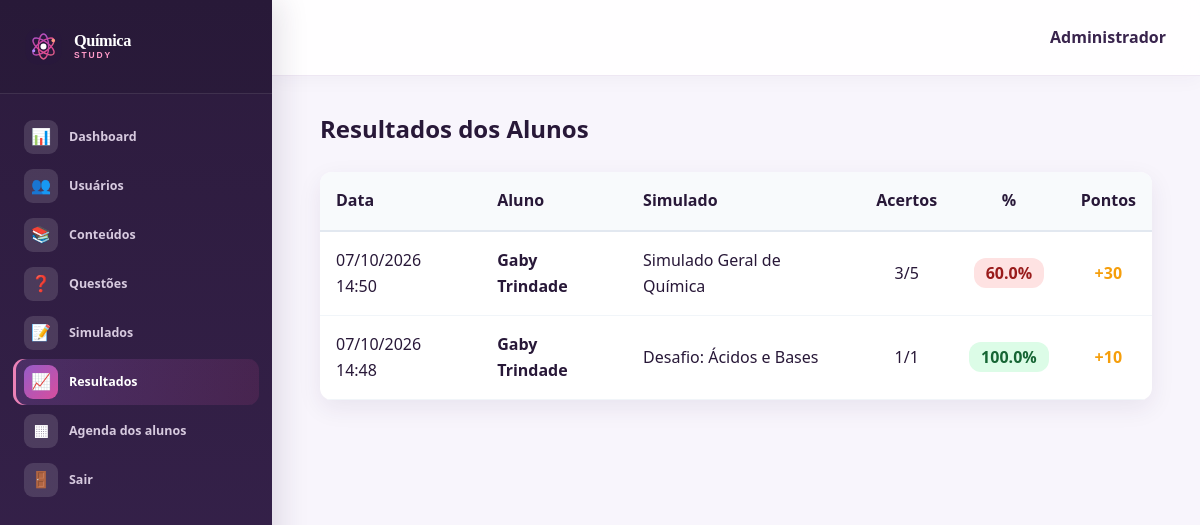
/admin/resultados.php (signed in), run on the app's committed database.
### tables this page shows
CREATE TABLE `historico_simulados` (
  `id` int(11) NOT NULL,
  `usuario_id` int(11) NOT NULL,
  `simulado_id` int(11) NOT NULL,
  `acertos` int(11) NOT NULL,
  `erros` int(11) NOT NULL,
  `total_questoes` int(11) NOT NULL,
  `porcentagem` decimal(5,2) NOT NULL,
  `pontuacao` int(11) NOT NULL,
  `realizado_em` timestamp NOT NULL DEFAULT current_timestamp()
);

CREATE TABLE `usuarios` (
  `id` int(11) NOT NULL,
  `nome` varchar(100) NOT NULL,
  `email` varchar(100) NOT NULL,
  `senha` varchar(255) NOT NULL,
  `tipo` enum('aluno','admin') DEFAULT 'aluno',
  `pontos` int(11) DEFAULT 0,
  `criado_em` timestamp NOT NULL DEFAULT current_timestamp(),
  `avatar_key` varchar(20) NOT NULL DEFAULT 'atom',
  `foto_perfil` varchar(255) DEFAULT NULL
);

CREATE TABLE `simulados` (
  `id` int(11) NOT NULL,
  `titulo` varchar(150) NOT NULL,
  `descricao` text DEFAULT NULL,
  `conteudo_id` int(11) DEFAULT NULL,
  `criado_em` timestamp NOT NULL DEFAULT current_timestamp()
);

### includes/funcoes.php (called while the page is built, shortened)
<?php
function escape($string) {
    return htmlspecialchars($string, ENT_QUOTES, 'UTF-8');
}
?>

### admin/resultados.php (the view, shortened to what this page needs)
<?php
require_once '../includes/admin_auth.php';
$resultados = $pdo->query("
    SELECT h.*, u.nome as aluno_nome, s.titulo as simulado_titulo
    FROM historico_simulados h
    JOIN usuarios u ON h.usuario_id = u.id
    JOIN simulados s ON h.simulado_id = s.id
    ORDER BY h.realizado_em DESC
    LIMIT 100
")->fetchAll();
?>
<!DOCTYPE html>
<html lang="pt-BR">
<head>
    <link rel="stylesheet" href="../css/style.css?v=20261010-teacher">
    <link rel="stylesheet" href="../css/dashboard.css?v=20261010-teacher">
</head>
<body class="dashboard-body">
    <div class="app-container">
        <aside class="sidebar">
            <div class="sidebar-header"><a href="dashboard.php" class="logo brand-logo"><img src="../assets/logo-chem.svg" alt=""><span class="brand-name">Química<span>STUDY</span></span></a></div>
            <nav class="sidebar-nav">
                <a href="dashboard.php" class="nav-item"><span class="icon">📊</span> Dashboard</a>
                <a href="usuarios.php" class="nav-item"><span class="icon">👥</span> Usuários</a>
                <a href="conteudos.php" class="nav-item"><span class="icon">📚</span> Conteúdos</a>
                <a href="questoes.php" class="nav-item"><span class="icon">❓</span> Questões</a>
                <a href="simulados.php" class="nav-item"><span class="icon">📝</span> Simulados</a>
                <a href="resultados.php" class="nav-item active"><span class="icon">📈</span> Resultados</a><a href="agenda.php" class="nav-item"><span class="icon">▦</span> Agenda dos alunos</a>
                <a href="../logout.php" class="nav-item logout"><span class="icon">🚪</span> Sair</a>
            </nav>
        </aside>
        <main class="main-content">
            <header class="topbar"><div class="user-info"><span class="user-name">Administrador</span></div></header>
            <div class="content-wrapper">
                <h2 style="margin-bottom: 24px;">Resultados dos Alunos</h2>
                <?php if (empty($resultados)): ?>
                    <div class="alert" style="background: #f1f5f9; color: #64748b;">Nenhum resultado registrado ainda.</div>
                <?php else: ?>
                    <div style="background: white; border-radius: 12px; overflow: hidden; box-shadow: var(--shadow);">
                        <table style="width: 100%; border-collapse: collapse;">
                            <thead style="background: #f8fafc; border-bottom: 2px solid #e2e8f0;">
                                <tr>
                                    <th style="padding: 16px; text-align: left;">Data</th>
                                    <th style="padding: 16px; text-align: left;">Aluno</th>
                                    <th style="padding: 16px; text-align: left;">Simulado</th>
                                    <th style="padding: 16px; text-align: center;">Acertos</th>
                                    <th style="padding: 16px; text-align: center;">%</th>
                                    <th style="padding: 16px; text-align: center;">Pontos</th>
                                </tr>
                            </thead>
                            <tbody>
                                <?php foreach ($resultados as $r): ?>
                                    <tr style="border-bottom: 1px solid #f1f5f9;">
                                        <td style="padding: 16px;"><?= date('d/m/Y H:i', strtotime($r['realizado_em'])) ?></td>
                                        <td style="padding: 16px; font-weight: 600;"><?= escape($r['aluno_nome']) ?></td>
                                        <td style="padding: 16px;"><?= escape($r['simulado_titulo']) ?></td>
                                        <td style="padding: 16px; text-align: center;"><?= $r['acertos'] ?>/<?= $r['total_questoes'] ?></td>
                                        <td style="padding: 16px; text-align: center;">
                                            <span style="background: <?= $r['porcentagem'] >= 70 ? '#dcfce7' : '#fee2e2' ?>; color: <?= $r['porcentagem'] >= 70 ? '#166534' : '#991b1b' ?>; padding: 4px 12px; border-radius: 12px; font-weight: 600;">
                                                <?= number_format($r['porcentagem'], 1) ?>%
                                            </span>
                                        </td>
                                        <td style="padding: 16px; text-align: center; font-weight: 700; color: #f59e0b;">+<?= $r['pontuacao'] ?></td>
                                    </tr>
                                <?php endforeach; ?>
                            </tbody>
                        </table>
                    </div>
                <?php endif; ?>
            </div>
        </main>
    </div>
</body>
</html>

### css/style.css (style rules this page uses)
:root { --primary: #0ea5e9; --primary-dark: #0284c7; --secondary: #10b981; --accent: #f59e0b; --dark: #0f172a; --dark-light: #1e293b; --light: #f8fafc; --gray: #64748b; --danger: #ef4444; --radius: 12px; --shadow: 0 4px 6px -1px rgba(0, 0, 0, 0.1), 0 2px 4px -1px rgba(0, 0, 0, 0.06); --shadow-lg: 0 10px 15px -3px rgba(0, 0, 0, 0.1), 0 4px 6px -2px rgba(0, 0, 0, 0.05); }
* { margin: 0; padding: 0; box-sizing: border-box; font-family: 'Segoe UI', system-ui, sans-serif; }
body { background-color: var(--light); color: var(--dark); line-height: 1.6; }
.logo { font-size: 1.5rem; font-weight: 800; color: var(--dark); text-decoration: none; display: flex; align-items: center; gap: 8px; }
.logo span { color: var(--primary); }
.brand-logo { gap: 10px; font-size: 1.08rem !important; }
.brand-logo img { width: 39px; height: 39px; }
.brand-logo > span { color: #fff !important; }
.brand-logo > span > span { color: #f28ab9 !important; }
.brand-logo .brand-name { display: grid; gap: 1px; color: #fff !important; font: 700 1.02rem/1.05 Georgia, 'Times New Roman', serif; letter-spacing: -.025em; }
.brand-logo .brand-name > span { color: #f28ab9 !important; font: 800 .53rem/1.2 Arial, sans-serif; letter-spacing: .22em; }
:root { --primary: #7138d5; --primary-dark: #5924b4; --secondary: #e94491; --accent: #ffb454; --dark: #281838; --dark-light: #432559; --light: #fbf8ff; --gray: #74677f; --danger: #d83c66; --radius: 18px; --shadow: 0 8px 24px rgba(48, 25, 72, .08); --shadow-lg: 0 22px 60px rgba(48, 25, 72, .16); }
body { background: #fbf8ff; color: #281838; }
.logo { color: #281838; letter-spacing: -.04em; }
.logo span { color: #e94491; }

### data on the page
historico_simulados: realizado_em "07/10/2026 14:50", usuario.nome "Gaby Trindade", simulado.titulo "Simulado Geral de Química", acertos "3", total_questoes "5", porcentagem "60.0", pontuacao "30"
historico_simulados: realizado_em "07/10/2026 14:48", usuario.nome "Gaby Trindade", simulado.titulo "Desafio: Ácidos e Bases", acertos "1", total_questoes "1", porcentagem "100.0", pontuacao "10"
